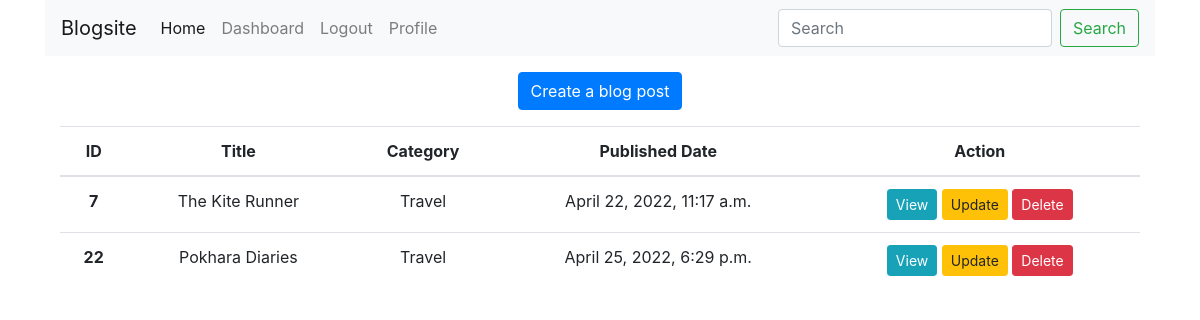
The page /accounts/dashboard/ (signed in) on the database its author committed.
### posts/models.py (models this page shows, shortened)
class Post(models.Model):
    title = models.CharField(max_length=100)
    content = models.TextField()
    published_date = models.DateTimeField(auto_now=True)
    category = models.ForeignKey(Category, on_delete=models.CASCADE, null=True)
    user = models.ForeignKey(User,on_delete=models.CASCADE,null=True,blank=True)
    slug = models.SlugField(null=True, unique=True)

class Category(models.Model):
    name = models.CharField(max_length=100)

### accounts/views.py (the view)
# urls.py: path("dashboard/",views.dashboard, name="dashboard"),
@login_required
def dashboard(request):
    userid = request.user
    posts = Post.objects.all().filter(user=userid)
    data = {'posts': posts }
    return render(request,'accounts/dashboard.html',data)

### templates/accounts/dashboard.html (shortened to what this page needs)
{% extends 'base.html'%}
{% block content %}
<body>
	<div class="container">
		<div class="row">
			<div class="col text-center">
				<a href="{%url 'create'%}" class="btn btn-primary mt-3">Create a blog post</a>
				<table class="table mt-3">
					<thead>
						<tr>
							<th scope="col">ID</th>
							<th scope="col">Title</th>
							<th scope="col">Category</th>
							<th scope="col">Published Date</th>
							<th scope="col">Action</th>
						</tr>
					</thead>
					<tbody>
						{% for p in posts %}
						<tr>
							<th scope="row">{{ p.id }}</th>
							<td>{{p.title}}</td>
							<td>{{p.category.name}}</td>
							<td>{{p.published_date}}</td>
							<td>
								<a
									href="{% url 'dashview' p.slug %}"
									class="btn btn-info btn-sm"
									>View</a
								>
								<a href="{%url 'update' p.slug %}" class="btn btn-warning btn-sm"
									>Update</a
								>
								<form action="{% url 'delete' p.slug %}" method="post"
									class="d-inline">
									<input
										type="submit"
										class="btn btn-danger btn-sm"
										value="Delete"
									/>
								</form>
							</td>
						</tr>
						{% endfor %}
					</tbody>
				</table>
			</div>
		</div>
	</div>
</body>
{% endblock %}

### rows shown on the page
Post: id "7", title "The Kite Runner", category.name "Travel", published_date "April 22, 2022, 11:17 a.m."
Post: id "22", title "Pokhara Diaries", category.name "Travel", published_date "April 25, 2022, 6:29 p.m."
